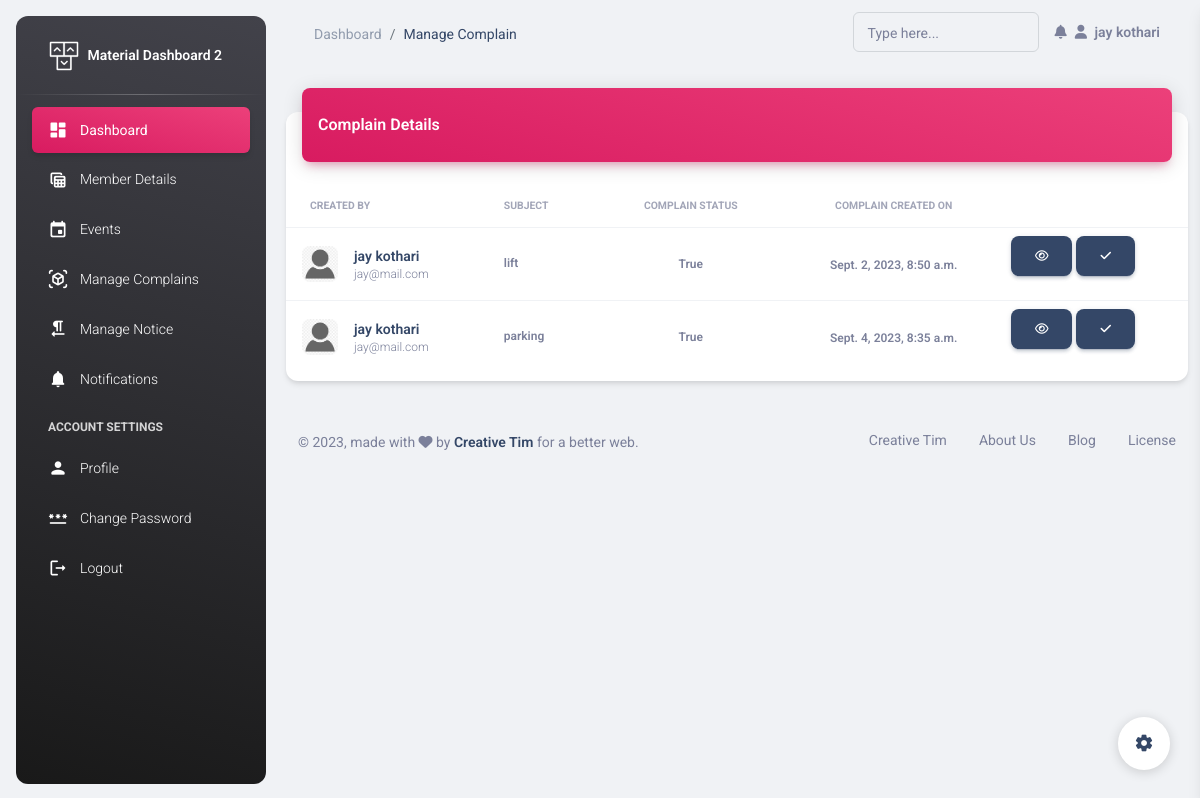
/sec/manage-complains/ (signed in), run on an earlier commit of the app's database.
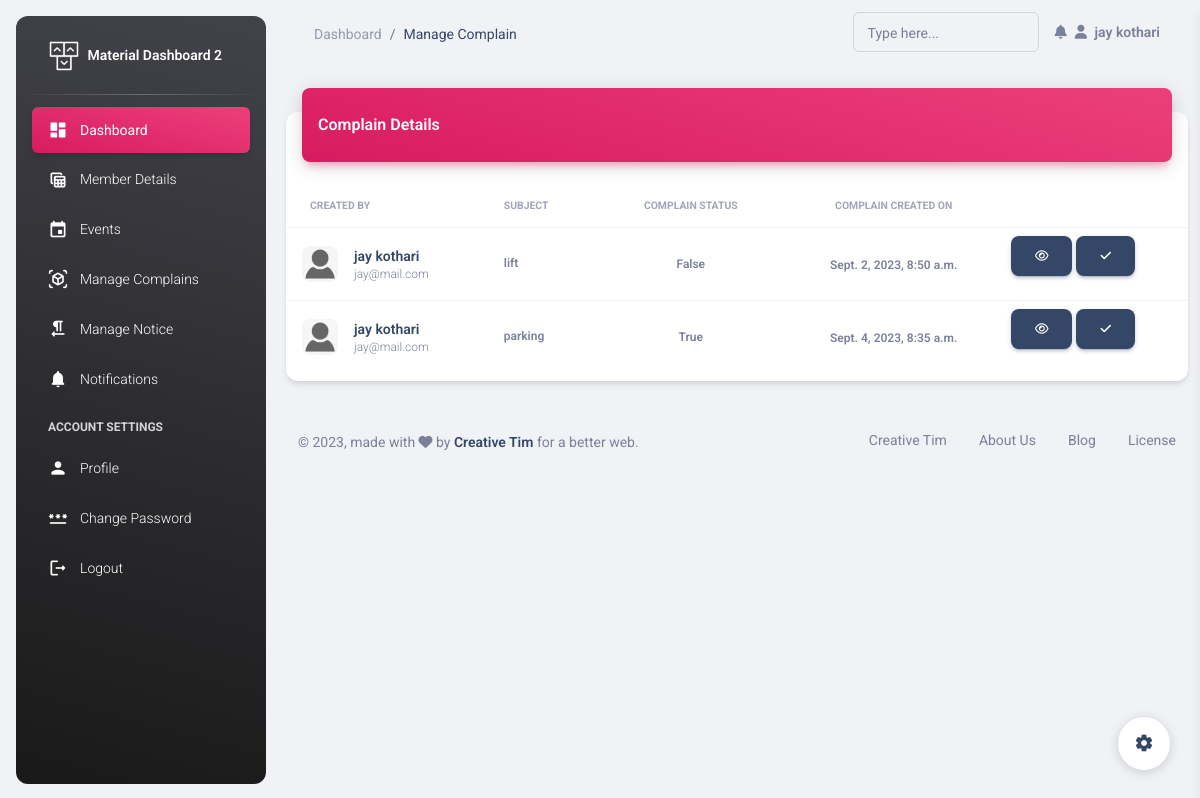
And on a later commit of the database.
### Secretory/models.py (models this page shows, shortened)
class Complain(models.Model):
    complain_by = models.ForeignKey(Member,on_delete=models.CASCADE)
    subject = models.CharField(max_length=50)
    des = models.TextField()
    pic = models.FileField(upload_to='complains/',null=True,blank=True)
    solve_by = models.ForeignKey(Secratory,on_delete=models.CASCADE,blank=True,null=True)
    complain_on = models.DateTimeField(auto_now_add=True)
    solve_on = models.DateTimeField(null=True,blank=True)
    solve = models.BooleanField(default=False)

### Members/models.py (models this page shows, shortened)
class Member(models.Model):
    fname = models.CharField(max_length=30)
    lname = models.CharField(max_length=30)
    mobile = models.CharField(max_length=13)
    email = models.EmailField(unique=True)
    flat_no = models.IntegerField()
    wing = models.CharField(max_length=1)
    res_from = models.DateField(null=True)
    created_on = models.DateTimeField(auto_now_add=True)
    res_type = models.CharField(max_length=20,default='Owner',choices=choice)
    verify = models.BooleanField(default=False)
    pic = models.FileField(upload_to='member_pic',default='avtar.png')
    password = models.CharField(max_length=30,null=True,blank=True)

### Secretory/views.py (the view)
# urls.py: path('manage-complains/',views.manage_complains, name='manage-complains'),
def manage_complains(request):
    user= Secratory.objects.get(email=request.session['email'])
    complains = Complain.objects.all()
    return render(request,'manage-complain.html',{'complains':complains,'user':user})

### Secretory/templates/manage-complain.html (shortened to what the changed rows need)
{% extends 'header.html' %}
{% load static %}
{% block content %}
<div class="container-fluid py-4">
  <div class="row">
    <div class="col-12">
        <div class="card my-4">
          <div class="card-body px-0 pb-2">
            <div class="table-responsive p-0">
              <table class="table align-items-center mb-0">
                <thead>
                  <tr>
                    <th class="text-uppercase text-secondary text-xxs font-weight-bolder opacity-7">Created By</th>
                    <th class="text-uppercase text-secondary text-xxs font-weight-bolder opacity-7 ps-2">Subject</th>
                    <th class="text-center text-uppercase text-secondary text-xxs font-weight-bolder opacity-7">Complain Status</th>
                    <th class="text-center text-uppercase text-secondary text-xxs font-weight-bolder opacity-7">Complain Created on</th>
                    <th class="text-secondary opacity-7"></th>
                  </tr>
                </thead>
                <tbody>
                  {% for complain in complains %}
                  <tr>
                    <td>
                      <div class="d-flex px-2 py-1">
                        <div>
                          <img src="{{complain.complain_by.pic.url}}" class="avatar avatar-sm me-3 border-radius-lg" alt="user1">
                        </div>
                        <div class="d-flex flex-column justify-content-center">
                          <h6 class="mb-0 text-sm">{{complain.complain_by.fname}} {{complain.complain_by.lname}}</h6>
                          <p class="text-xs text-secondary mb-0">{{complain.complain_by.email}}</p>
                        </div>
                      </div>
                    </td>
                    <td>
                      <p class="text-xs font-weight-bold mb-0">{{complain.subject}}</p>
                    </td>
                    <td class="align-middle text-center text-sm">
                        <span class="text-secondary text-xs font-weight-bold">{{complain.solve}}</span>
                    </td>
                    <td class="align-middle text-center">
                      <span class="text-secondary text-xs font-weight-bold">{{complain.complain_on}}</span>
                    </td>
                    <td class="align-middle">
                      <a href="" class="text-secondary font-weight-bold text-xs" data-toggle="tooltip" data-original-title="Edit user">
                        <a href=""><button class="btn btn-dark"><i class="fa fa-eye"></i></button></a>
                        <a href="{% url 'solve-complain' complain.id %}"><button class="btn btn-dark"><i class="fa fa-check"></i></button></a>
                      </a>
                    </td>
                  </tr>
                  {% endfor %}
                </tbody>
              </table>
            </div>
          </div>
        </div>
      </div>
    </div>
  </div>
{% endblock %}

What changed in the data, as far as the page shows it:
changed Complain "lift": solve "True" → "False"
